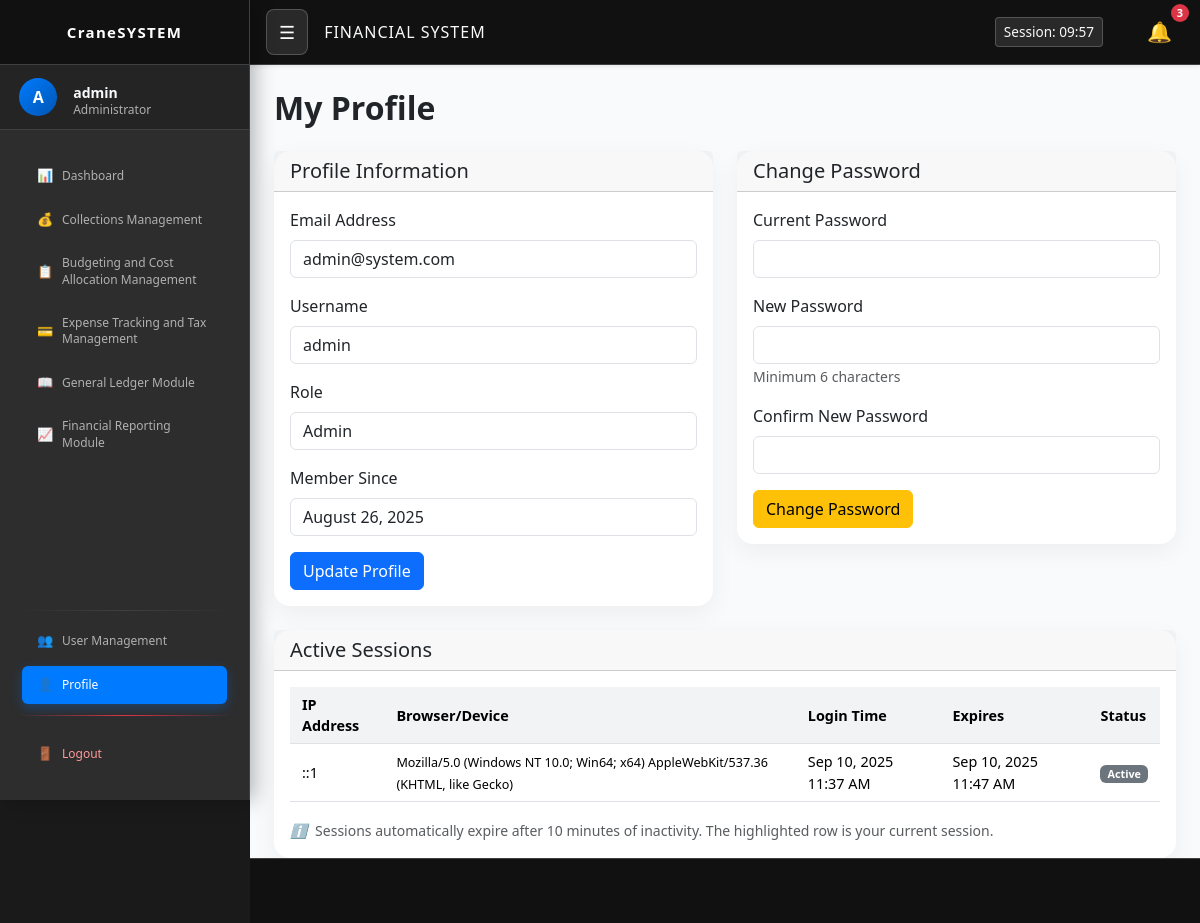
The app's page /profile.php (signed in) with its own data.
### tables this page shows
CREATE TABLE `users` (
  `id` int(11) NOT NULL,
  `email` varchar(255) NOT NULL,
  `username` varchar(100) NOT NULL,
  `password` varchar(255) NOT NULL,
  `role` enum('admin','user') NOT NULL DEFAULT 'user',
  `created_at` timestamp NOT NULL DEFAULT current_timestamp(),
  `updated_at` timestamp NOT NULL DEFAULT current_timestamp() ON UPDATE current_timestamp(),
  `is_active` tinyint(1) DEFAULT 1
);

### profile.php (the view, shortened to what this page needs)
<?php
require_once 'db.php';
$user_id = $_SESSION['user_id'];
$stmt = $conn->prepare("SELECT email, username, role, created_at FROM users WHERE id = ?");
$stmt->bind_param("i", $user_id);
$stmt->execute();
$user_info = $stmt->get_result()->fetch_assoc();
$stmt = $conn->prepare("SELECT session_id, ip_address, user_agent, created_at, expires_at FROM user_sessions WHERE user_id = ? AND is_active = TRUE ORDER BY created_at DESC");
$stmt->bind_param("i", $user_id);
$stmt->execute();
$sessions_result = $stmt->get_result();
?>
<!DOCTYPE html>
<html lang="en">
<head>
  <link href="https://cdn.jsdelivr.net/npm/bootstrap@5.3.3/dist/css/bootstrap.min.css" rel="stylesheet">
  <link rel="stylesheet" href="css/style.css" />
</head>
<body>
  <?php include 'sidebar_navbar.php'; ?>
  <div class="main-content">
    <div class="container-fluid mt-4 px-4">
      <h2 class="fw-bold mb-4">My Profile</h2>
      <div class="row">
        <div class="col-lg-6 mb-4">
          <div class="card">
            <div class="card-header">
              <h5 class="card-title mb-0">Profile Information</h5>
            </div>
            <div class="card-body">
              <form method="POST">
                <div class="mb-3">
                  <label for="email" class="form-label">Email Address</label>
                  <input type="email" class="form-control" id="email" name="email"
                         value="<?php echo htmlspecialchars($user_info['email']); ?>" required>
                </div>
                <div class="mb-3">
                  <label for="username" class="form-label">Username</label>
                  <input type="text" class="form-control" id="username" name="username"
                         value="<?php echo htmlspecialchars($user_info['username']); ?>" required>
                </div>
                <div class="mb-3">
                  <label class="form-label">Role</label>
                  <input type="text" class="form-control" readonly
                         value="<?php echo ucfirst($user_info['role']); ?>">
                </div>
                <div class="mb-3">
                  <label class="form-label">Member Since</label>
                  <input type="text" class="form-control" readonly
                         value="<?php echo date('F j, Y', strtotime($user_info['created_at'])); ?>">
                </div>
                <button type="submit" class="btn btn-primary">Update Profile</button>
              </form>
            </div>
          </div>
        </div>
        <div class="col-lg-6 mb-4">
          <div class="card">
            <div class="card-header">
              <h5 class="card-title mb-0">Change Password</h5>
            </div>
            <div class="card-body">
              <form method="POST">
                <div class="mb-3">
                  <label for="current_password" class="form-label">Current Password</label>
                  <input type="password" class="form-control" id="current_password" name="current_password" required>
                </div>
                <div class="mb-3">
                  <label for="new_password" class="form-label">New Password</label>
                  <input type="password" class="form-control" id="new_password" name="new_password" required>
                  <small class="form-text text-muted">Minimum 6 characters</small>
                </div>
                <div class="mb-3">
                  <label for="confirm_password" class="form-label">Confirm New Password</label>
                  <input type="password" class="form-control" id="confirm_password" name="confirm_password" required>
                </div>
                <button type="submit" class="btn btn-warning">Change Password</button>
              </form>
            </div>
          </div>
        </div>
      </div>
      <div class="row">
        <div class="col-12">
          <div class="card">
            <div class="card-header">
              <h5 class="card-title mb-0">Active Sessions</h5>
            </div>
            <div class="card-body">
              <div class="table-responsive">
                <table class="table table-sm">
                  <thead>
                    <tr>
                      <th>IP Address</th>
                      <th>Browser/Device</th>
                      <th>Login Time</th>
                      <th>Expires</th>
                      <th>Status</th>
                    </tr>
                  </thead>
                  <tbody>
                    <?php
                    $current_session = session_id();
                    while ($session = $sessions_result->fetch_assoc()):
                    ?>
                    <tr<?php echo $session['session_id'] === $current_session ? ' class="table-primary"' : ''; ?>>
                      <td><?php echo htmlspecialchars($session['ip_address']); ?></td>
                      <td>
                        <small><?php echo htmlspecialchars(substr($session['user_agent'], 0, 80)); ?></small>
                      </td>
                      <td><?php echo date('M j, Y g:i A', strtotime($session['created_at'])); ?></td>
                      <td><?php echo date('M j, Y g:i A', strtotime($session['expires_at'])); ?></td>
                      <td>
                        <?php if ($session['session_id'] === $current_session): ?>
                          <span class="badge bg-success">Current Session</span>
                        <?php else: ?>
                          <span class="badge bg-secondary">Active</span>
                        <?php endif; ?>
                      </td>
                    </tr>
                    <?php endwhile; ?>
                  </tbody>
                </table>
              </div>
              <small class="text-muted">
                <i class="me-1">ℹ️</i>
                Sessions automatically expire after 10 minutes of inactivity. The highlighted row is your current session.
              </small>
            </div>
          </div>
        </div>
      </div>
    </div>
  </div>
</body>
</html>

### css/style.css (style rules this page uses)
body { background-color: #f8fafc; font-family: 'Segoe UI', sans-serif; margin: 0; padding: 0; }
.card { border: none; border-radius: 1rem; box-shadow: 0 8px 24px #0000000d; transition: transform 0.2s ease; }
.table-responsive > table.table { font-size: 0.9rem; }
.table-responsive > table.table thead th, .table-responsive > table.table tbody td { padding: 0.4rem 0.75rem; }
.table > thead > tr > th, .table > tbody > tr > td { vertical-align: middle; padding: 0.5rem 0.75rem; }
.table th { background-color: #f1f3f5; }
.table td, .table th { vertical-align: middle; }

### sidebar_navbar.php (style rules this page uses)
:root { --dark-bg: #1a1a1a; --darker-bg: #111111; --sidebar-bg: #2d2d2d; --sidebar-hover: #3d3d3d; --text-light: #ffffff; --text-muted: #b0b0b0; --accent-color: #007bff; --accent-hover: #0056b3; --border-color: #404040; --navbar-height: 65px; }
body { background-color: var(--dark-bg) !important; }
.main-content { margin-left: 250px; padding-top: 65px; padding-bottom: 65px; transition: margin-left 0.3s ease; background-color: #f8fafc !important; min-height: 100vh; box-sizing: border-box; }

### records on screen
users: email "admin@system.com", username "admin", role "Admin", created_at "August 26, 2025"

### other values on screen
$profile_initial "A"
$username "admin"
$role_display "Administrator"
$session['ip_address'] "::1"
substr($session['user_agent'], 0, 80) "Mozilla/5.0 (Windows NT 10.0; Win64; x64) AppleWebKit/537.36 (KHTML, like Gecko)"
date('M j, Y g:i A', strtotime($session['created_at'])) "Sep 10, 2025 11:37 AM"
date('M j, Y g:i A', strtotime($session['expires_at'])) "Sep 10, 2025 11:47 AM"
